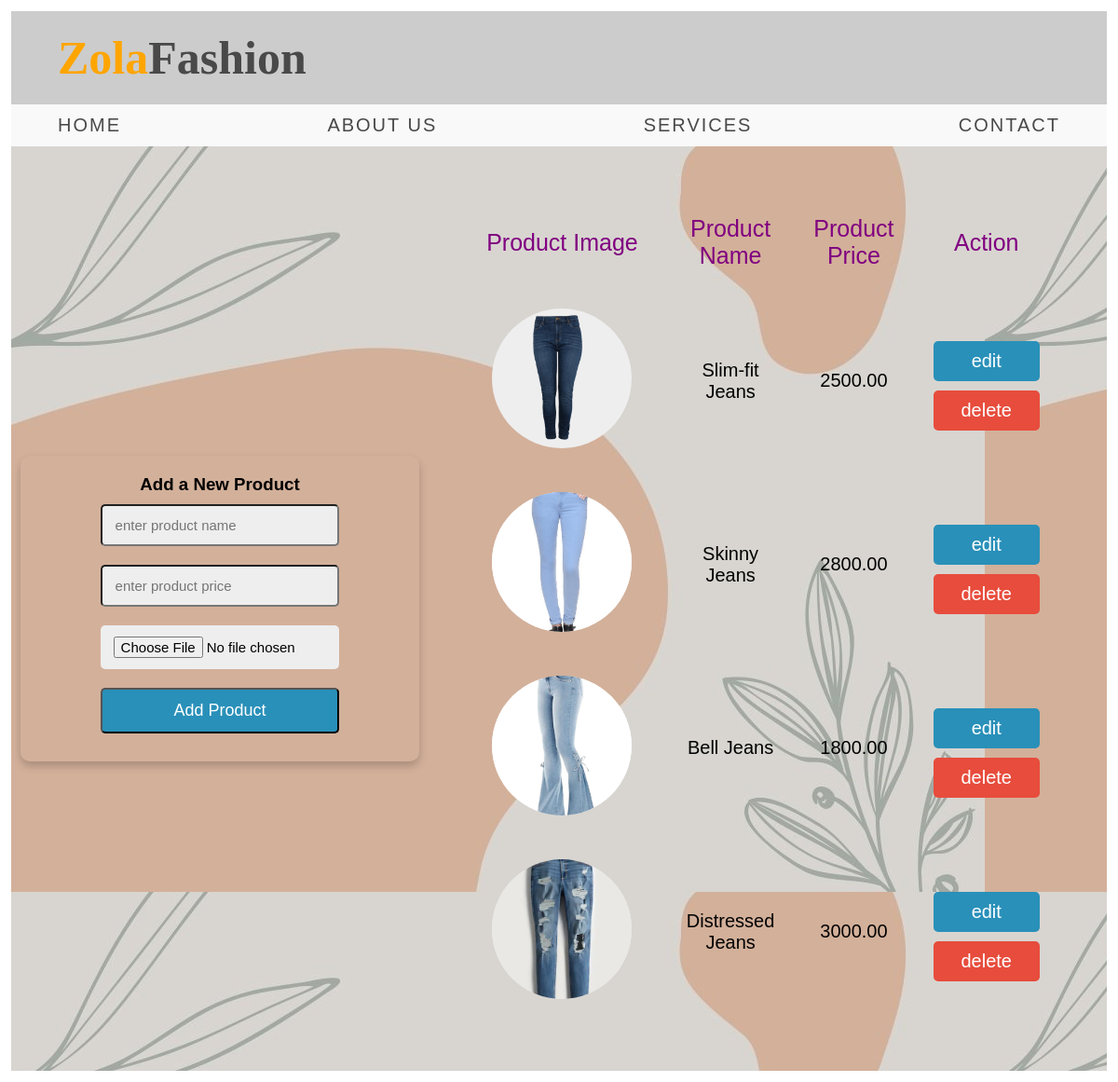
/item.php (signed in), run on the app's committed database.
### tables this page shows
CREATE TABLE `item` (
  `id` int(255) NOT NULL,
  `item_name` varchar(255) NOT NULL,
  `price` decimal(10,2) NOT NULL,
  `item_image` varchar(255) NOT NULL
);

### item.php (the view, shortened to what this page needs)
<?php
include 'configuration.php';
?>
<html>
<head>
<link rel = "stylesheet" type="text/css" href="style.css"/>
</head>
<body>
<div class="wrapper">
<div class="n1" >
	<div class="left">
		<div class="logo"><p><span>Zola</span>Fashion</p></div>
	</div>
</div>
<div class="n2">
		<ul>
			<li><a href="home.php">Home</a></li>
			<li><a href="about.php">About Us</a></li>
			<li><a href="services.php">Services</a></li>
			<li><a href="contact.php">Contact</a></li>
		</ul>
</div>
<div class="main-con">
	<form action="" method="POST" enctype="multipart/form-data">
		<h3> Add a New Product</h3>
		<input type="text" name="item_name" placeholder="enter product name" required>
		<input type="number" name="price" placeholder="enter product price" required>
		<input type="file" name="item_image" accept="image/jpg, image/webp, image/png" required>
		<input type="submit" name="add_product" value="Add Product"></br>
	</form>
	<?php
		$sql = "SELECT * FROM item";
		$select = mysqli_query($conn, $sql);
	?>
	<div class="item-display">
		<table>
		<div class="table">
		<th>
		<tr class="t1">
		<td>Product Image</td>
		<td>Product Name</td>
		<td>Product Price</td>
		<td>Action</td>
		</tr>
		</th>
		</div>
		<?php
		while($row = mysqli_fetch_assoc($select)){
		?>
		<tr>
		<td><img src="./uploaded_img/<?php echo $row['item_image']; ?>"></td>
		<td><?php echo $row['item_name']; ?></td>
		<td><?php echo $row['price']; ?></td>
		<td>
		<a href="item_update.php?edit=<?php echo $row['id'];?>" class="button">edit</a>
		<a href="item.php?delete=<?php echo $row['id'];?>" class="dltbutton">delete</a>
		</td>
		</tr>
		<?php } ?>
		</table>
</body>
</html>

### style.css (style rules this page uses)
* { padding: 0; margin: 0; list-style:none; text-decoration: none; box-sizing: border-box; font-family: 'Poppins', sans-serif; }
.wrapper { border: 1px; padding:1%; margin: 0 auto; }
.n1 { width: 100%; height: 100px; padding:0 50px; background: #ccc; display: flex; justify-content: space-between; align-items: center; }
.logo p { font-size: 50px; font-weight: bold; color: #494949; margin-right: 25px; font-family: 'Mountains of Christmas', cursive; }
.logo p span { font-family: 'Mountains of Christmas', cursive; color: orange; }
.n2 { width: 100%; background:#f9f9f9; height: 45px; padding:0 50px; }
.n2 ul { width: 100%; height: 45px; display: flex; justify-content: space-between; align-items: center; }
.n2 ul li a { color: #494949; letter-spacing:2px; text-transform: uppercase; font-size: 20px; }
.button, .dltbutton { border-radius:5px; padding: 10px 30px; color:white; display: block; text-align:center; cursor:pointer; font-size:20px; margin-top:10px; width:100%; }
.button { background-color: #2990b9; }
.dltbutton { background-color: #e74c3c; }
.item-display { margin: 20px; padding: 20px; display:flex; justify-content: space-between; overflow-y: scroll; overflow-x: scroll; }
.item-display img { height: 150px; width: 150px; border-radius: 50%; object-fit: cover; margin-bottom: 5px; background:#eee; }
.item-display table { width: 100%; text-align:center; }
.item-display td { width: 100%; padding: 20px; text-align:center; font-size:20px; }
.t1 td { padding: 20px; color: purple; font-size: 25px; }
.main-con { display:flex; min-height: 80vh; align-items: center; justify-content: space-between; padding: 10px 10px 10px 10px; background: url(images/111.jpg); }
.main-con form { padding: 20px 0; border-radius: 10px; box-shadow: 0 5px 10px rgba(0,0,0,.2); background: transparent; text-align: center; width: 500px; }
.main-con input { width: 60%; padding: 12px 14px; font-size: 15px; margin: 10px 0; background: #eee; border-radius:5px; }
.main-con form input[type="submit"] { font-style: bold; font-size:18px; border-radius:5px; background: #2990b9; color: white; }

### data on the page
item: item_image (picture), item_name "Slim-fit Jeans", price "2500.00"
item: item_image (picture), item_name "Skinny Jeans", price "2800.00"
item: item_image (picture), item_name "Bell Jeans", price "1800.00"
item: item_image (picture), item_name "Distressed Jeans", price "3000.00"
